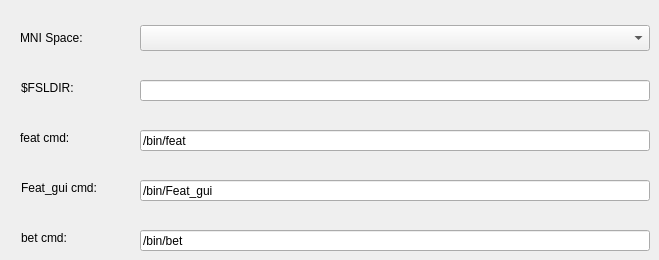
   <widget class="QWidget" name="tab_6">
    <attribute name="title">
     <string>System</string>
    </attribute>
    <widget class="QLabel" name="label_18">
     <property name="geometry">
      <rect>
       <x>20</x>
       <y>30</y>
       <width>121</width>
       <height>16</height>
      </rect>
     </property>
     <property name="text">
      <string>MNI Space:</string>
     </property>
    </widget>
    <widget class="QLabel" name="label_19">
     <property name="geometry">
      <rect>
       <x>21</x>
       <y>80</y>
       <width>121</width>
       <height>16</height>
      </rect>
     </property>
     <property name="text">
      <string>$FSLDIR:</string>
     </property>
    </widget>
    <widget class="QLineEdit" name="txtFSLDIR">
     <property name="geometry">
      <rect>
       <x>140</x>
       <y>80</y>
       <width>510</width>
       <height>21</height>
      </rect>
     </property>
     <property name="toolTip">
      <string/>
     </property>
     <property name="toolTipDuration">
      <number>-1</number>
     </property>
     <property name="statusTip">
      <string/>
     </property>
    </widget>
    <widget class="QLineEdit" name="txtFeat">
     <property name="geometry">
      <rect>
       <x>140</x>
       <y>130</y>
       <width>510</width>
       <height>21</height>
      </rect>
     </property>
     <property name="toolTip">
      <string/>
     </property>
     <property name="toolTipDuration">
      <number>-1</number>
     </property>
     <property name="statusTip">
      <string/>
     </property>
     <property name="text">
      <string>/bin/feat</string>
     </property>
    </widget>
    <widget class="QLabel" name="label_24">
     <property name="geometry">
      <rect>
       <x>20</x>
       <y>130</y>
       <width>121</width>
       <height>16</height>
      </rect>
     </property>
     <property name="text">
      <string>feat cmd:</string>
     </property>
    </widget>
    <widget class="QLabel" name="label_25">
     <property name="geometry">
      <rect>
       <x>21</x>
       <y>180</y>
       <width>121</width>
       <height>16</height>
      </rect>
     </property>
     <property name="text">
      <string>Feat_gui cmd:</string>
     </property>
    </widget>
    <widget class="QLineEdit" name="txtFeat_gui">
     <property name="geometry">
      <rect>
       <x>140</x>
       <y>180</y>
       <width>510</width>
       <height>21</height>
      </rect>
     </property>
     <property name="toolTip">
      <string/>
     </property>
     <property name="toolTipDuration">
      <number>-1</number>
     </property>
     <property name="statusTip">
      <string/>
     </property>
     <property name="text">
      <string>/bin/Feat_gui</string>
     </property>
    </widget>
    <widget class="QLineEdit" name="txtbetcmd">
     <property name="geometry">
      <rect>
       <x>140</x>
       <y>230</y>
       <width>510</width>
       <height>21</height>
      </rect>
     </property>
     <property name="toolTip">
      <string/>
     </property>
     <property name="toolTipDuration">
      <number>-1</number>
     </property>
     <property name="statusTip">
      <string/>
     </property>
     <property name="text">
      <string>/bin/bet</string>
     </property>
    </widget>
    <widget class="QLabel" name="label_40">
     <property name="geometry">
      <rect>
       <x>21</x>
       <y>230</y>
       <width>121</width>
       <height>16</height>
      </rect>
     </property>
     <property name="text">
      <string>bet cmd:</string>
     </property>
    </widget>
    <widget class="QComboBox" name="txtMNI">
     <property name="geometry">
      <rect>
       <x>140</x>
       <y>25</y>
       <width>510</width>
       <height>26</height>
      </rect>
     </property>
    </widget>
   </widget>
